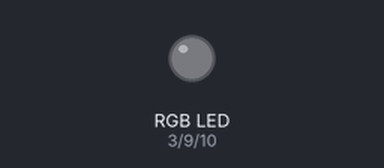
Bench run of a sketch on a simulated Arduino Uno, built with avr-gcc and run on an emulated ATmega328P. On the bench: an RGB LED mixed from three pins (HIGH = lit). Dim RGB values are drawn brighter than linear.

Above: at 0.15 s.
At 12.15 s:
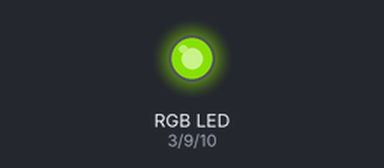
Timing chart, 0 to 12.0 s (numbered marks = the images above):
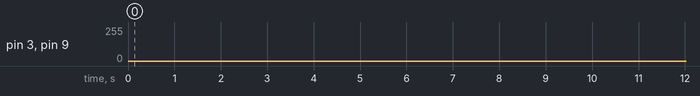

The sketch:

RGBColorcycle.ino
```cpp
const int redPin = 3;
const int greenPin = 9;
const int bluePin = 10;

void setup() {
  // Start off with the LED off.
  setColourRgb(0,0,0);
}

void loop() {
  unsigned int rgbColour[3];

  // Start off with red.
  rgbColour[0] = 255;
  rgbColour[1] = 0;
  rgbColour[2] = 0;

  // Choose the colours to increment and decrement.
  for (int decColour = 0; decColour < 3; decColour += 1) {
    int incColour = decColour == 2 ? 0 : decColour + 1;

    // cross-fade the two colours.
    for(int i = 0; i < 255; i += 1) {
      rgbColour[decColour] -= 1;
      rgbColour[incColour] += 1;

      setColourRgb(rgbColour[0], rgbColour[1], rgbColour[2]);
      delay(3);
    }
  }
}

void setColourRgb(unsigned int red, unsigned int green, unsigned int blue) {
  analogWrite(redPin, red);
  analogWrite(greenPin, green);
  analogWrite(bluePin, blue);
 }
```
